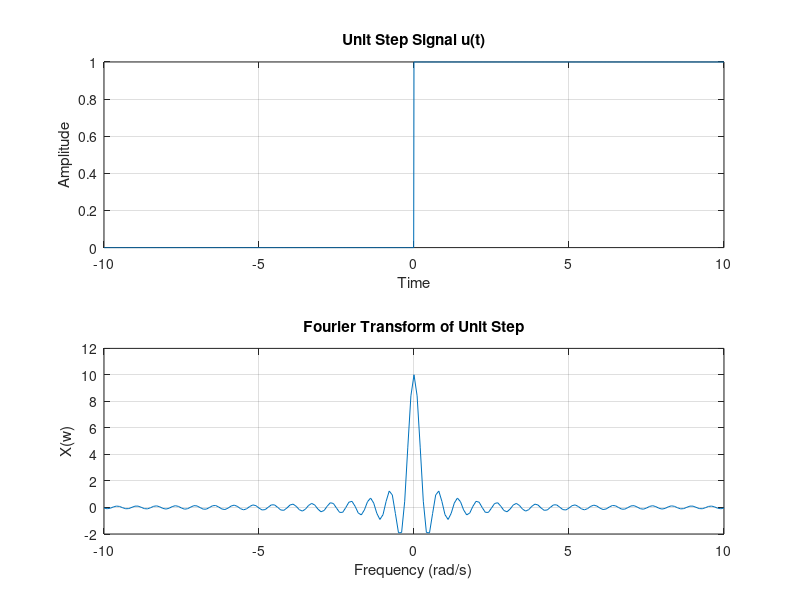

The MATLAB source for this figure:
clc;
clear;
close all;

t = -10:0.01:10;
w = -10:0.1:10;

x = zeros(size(t));
x(t >= 0) = 1;

X = zeros(size(w));

for k = 1:length(w)
    X(k) = sum(x .* exp(-1j*w(k)*t))*0.01;
end

figure(1);

subplot(2,1,1);
plot(t,x);
title('Unit Step Signal u(t)');
xlabel('Time');
ylabel('Amplitude');
grid on;

subplot(2,1,2);
plot(w,X);
title('Fourier Transform of Unit Step');
xlabel('Frequency (rad/s)');
ylabel('X(w)');
grid on;
